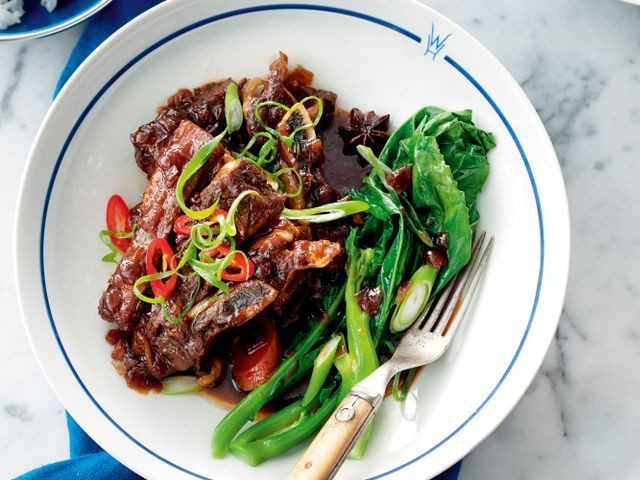
#> input picture pics/Asian-style braised beef short ribs with Chinese broccoli.jpg, 640 x 480 px; its folder holds only this picture in this run
$ python make_readme.py   (older library calls are emulated)
#> lines starting #> are read from the running program, lines starting #| are printed output that depends on the picture
#!/usr/bin/env python
# -*- coding: utf-8 -*-

#   This program is free software; you can redistribute it and/or modify
#   it under the terms of the GNU General Public License as published by
#   the Free Software Foundation; either version 2 of the License, or
#   (at your option) any later version.
#
#   This program is distributed in the hope that it will be useful,
#   but WITHOUT ANY WARRANTY; without even the implied warranty of
#   MERCHANTABILITY or FITNESS FOR A PARTICULAR PURPOSE.  See the
#   GNU General Public License for more details.
#
#   You should have received a copy of the GNU General Public License along
#   with this program; if not, write to the Free Software Foundation, Inc.,
#   51 Franklin Street, Fifth Floor, Boston, MA 02110-1301 USA.

"""
SYNOPSIS

    python make_readme.py [-h,--help] [-l,--log] [--debug]

DESCRIPTION

    Builds the readme.md file by reading through the recipe files

AUTHOR

    Robert Crouch (rob.crouch@gmail.com)

VERSION

    $Id$
"""

__program__ = "make_readme"
__author__ = "Robert Crouch (rob.crouch@gmail.com)"
__copyright__ = "Copyright (C) 2018- Robert Crouch"
__license__ = "LGPL 3.0"
__version__ = "v0.180421a"

import os
from glob import glob
import sys
import argparse
import logging, logging.handlers
from PIL import Image

def crop_resize(image, size, ratio):
    # crop to ratio, center
    w, h = image.size
    if w > ratio * h: # width is larger then necessary
        x, y = (w - ratio * h) // 2, 0
    else: # ratio*height >= width (height is larger)
        x, y = 0, (h - w / ratio) // 2
    image = image.crop((x, y, w - x, h - y))

    # resize
    if image.size > size: # don't stretch smaller images
        image.thumbnail(size, Image.ANTIALIAS)
    return image

class App(object):
    """ The main class of your application
    """

    def __init__(self, log, args):
        self.log = log
        self.args = args
        self.version = "{}: {}".format(__program__, __version__)

        self.log.info(self.version)
        if self.args.debug:
            print(self.version)

    def build_readme(self):
        """ Builds the readme
        """

        recipes = []
        readme = open('README.md', 'w')
        files = [f for f in sorted(os.listdir()) if os.path.isfile(f)]
        for f in files:
            extension = os.path.splitext(f)[1][1:]
            if f != "README.md" and extension == "md":
                f = f[:-3]
                recipe_name = f.replace("_", " ")
                print(recipe_name)
                recipes.append(recipe_name)
                readme.write("### [{recipe_name}]({f}.md)\n".format(recipe_name=recipe_name, f=f))
                readme.write("[![](https://raw.githubusercontent.com/fuzzwah/recipes/master/pics/{f}.jpg)]({f}.md)\n".format(recipe_name=recipe_name, f=f))

        dir = os.getcwd()
        images = glob(f'{dir}/pics/*.jpg')
        target_size = (600, 400)
        for f in images:
            image = Image.open(f)
            if image.size > target_size:
                print(f"Resizing {f}")
                image = crop_resize(image, target_size, target_size[0] / target_size[1])
                image.save(f)

        print("README.md updated to list {} recipes".format(len(recipes)))

        return True


def parse_args(argv):
    """ Read in any command line options and return them
    """

    # Define and parse command line arguments
    parser = argparse.ArgumentParser(description=__program__)
    parser.add_argument("--logfile", help="file to write log to", default="%s.log" % __program__)
    parser.add_argument("--debug", action='store_true', default=False)

    # uncomment this if you want to force at least one command line option
    # if len(sys.argv)==1:
    #   parser.print_help()
    #   sys.exit(1)

    args = parser.parse_args()

    return args

def setup_logging(args):
    """ Everything required when the application is first initialized
    """

    basepath = os.path.abspath(".")

    # set up all the logging stuff
    LOG_FILENAME = os.path.join(basepath, "%s" % args.logfile)

    if args.debug:
        LOG_LEVEL = logging.DEBUG
    else:
        LOG_LEVEL = logging.INFO  # Could be e.g. "DEBUG" or "WARNING"

    # Configure logging to log to a file, making a new file at midnight and keeping the last 3 day's data
    # Give the logger a unique name (good practice)
    log = logging.getLogger(__name__)
    # Set the log level to LOG_LEVEL
    log.setLevel(LOG_LEVEL)
    # Make a handler that writes to a file, making a new file at midnight and keeping 3 backups
    handler = logging.handlers.TimedRotatingFileHandler(LOG_FILENAME, when="midnight", backupCount=3)
    # Format each log message like this
    formatter = logging.Formatter('%(asctime)s %(levelname)-8s %(message)s')
    # Attach the formatter to the handler
    handler.setFormatter(formatter)
    # Attach the handler to the logger
    log.addHandler(handler)

def main(raw_args):
    """ Main entry point for the script.
    """

    # call function to parse command line arguments
    args = parse_args(raw_args)

    # setup logging
    setup_logging(args)

    # connect to the logger we set up
    log = logging.getLogger(__name__)

    # fire up our base class and get this app cranking!
    app = App(log, args)

    # things that the app does go here:
    app.build_readme()
#> in build_readme, image is the input picture: PIL image 640x480 RGB; mean R, G, B 164.1, 165.1, 152.5
#> in crop_resize, `image = image.crop((x, y, w - x, h - y))`:
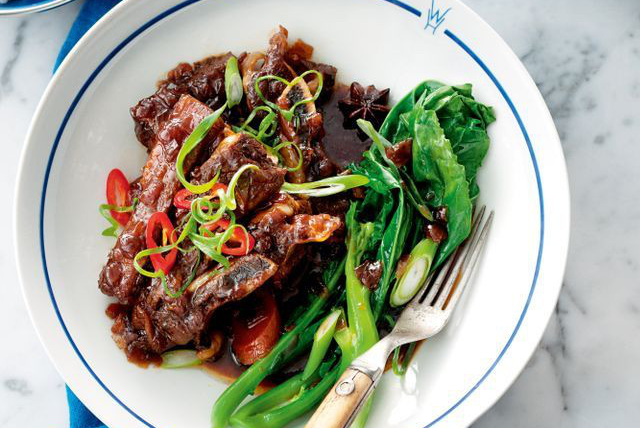
#> image: PIL image 640x428 RGB; mean R, G, B 163.7, 163, 147.9
#> in crop_resize, `image.thumbnail(size, Image.ANTIALIAS)`:
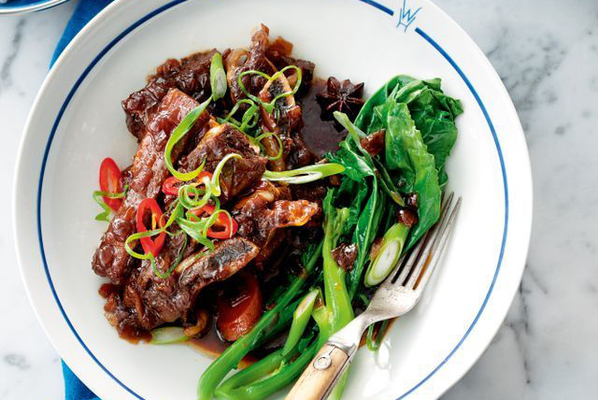
#> image: PIL image 598x400 RGB; mean R, G, B 163.7, 163, 147.9

    pass

if __name__ == '__main__':
    sys.exit(main(sys.argv))
#> (the program exits here)

$ run again, on pics/Balti mattar paneer.jpg
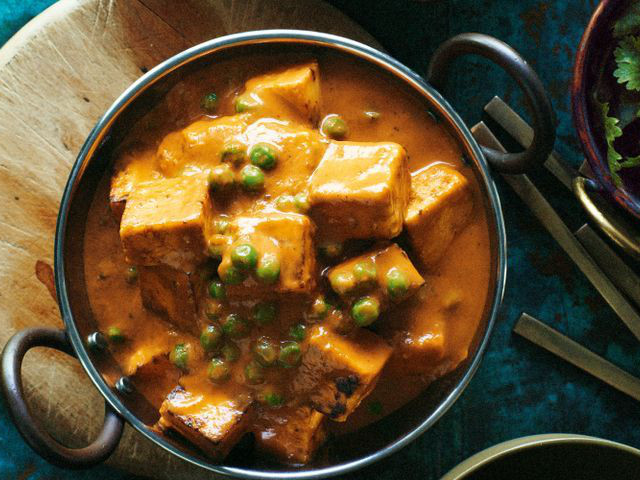
#> input picture pics/Balti mattar paneer.jpg, 640 x 480 px
#> in build_readme, image is the input picture: PIL image 640x480 RGB; mean R, G, B 96.8, 76.7, 45.4
#> in crop_resize, `image = image.crop((x, y, w - x, h - y))`:
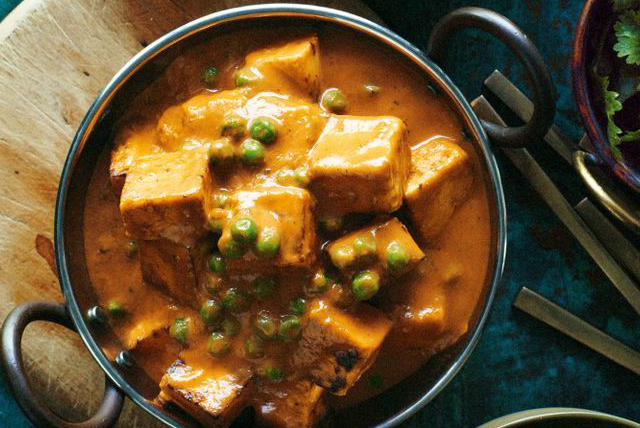
#> image: PIL image 640x428 RGB; mean R, G, B 103.2, 79.8, 45.8

$ run again, on pics/Beef stroganoff with rice.jpg
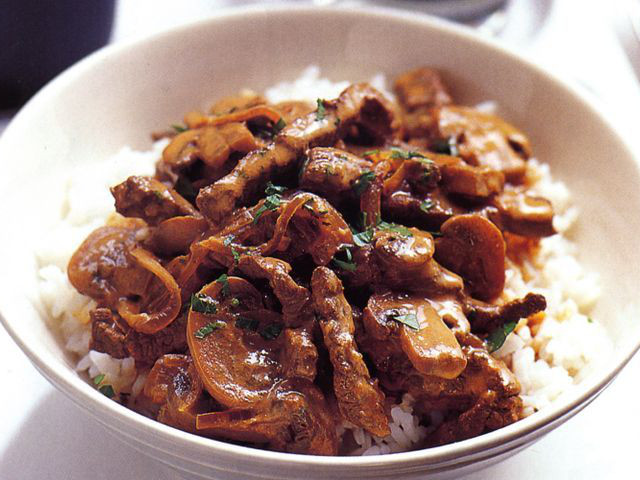
#> input picture pics/Beef stroganoff with rice.jpg, 640 x 480 px
#> in build_readme, image is the input picture: PIL image 640x480 RGB; mean R, G, B 165.4, 135.9, 126.8
#> in crop_resize, `image = image.crop((x, y, w - x, h - y))`:
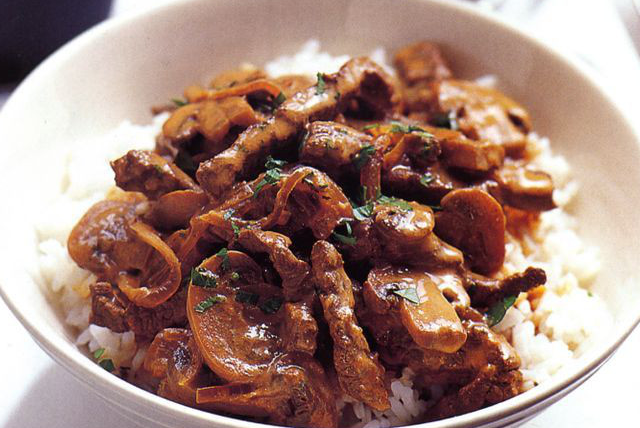
#> image: PIL image 640x428 RGB; mean R, G, B 164.1, 132.3, 121.6
